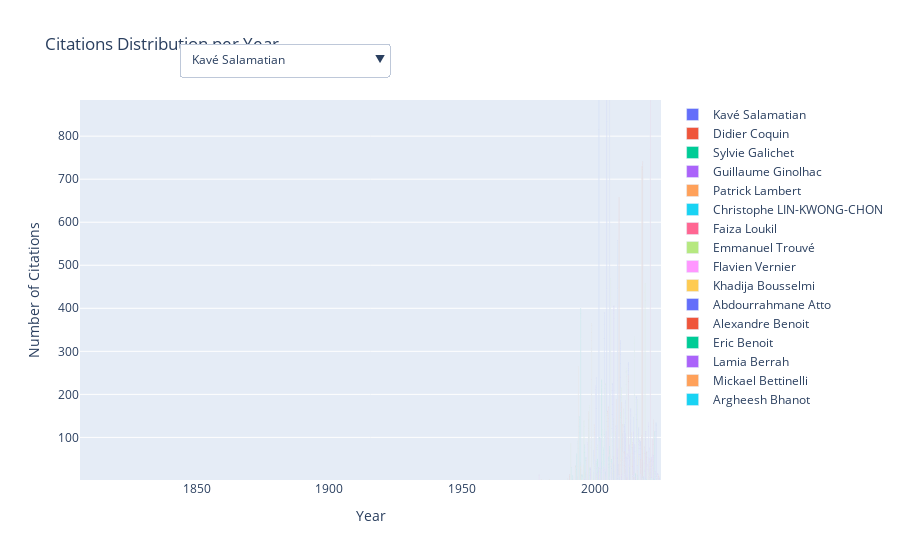

Notebook code for this chart:
### Code cell
import plotly.graph_objects as go
import pandas as pd

df = pd.read_csv("data.csv")

# Get unique researchers
researchers = df['researcher'].unique()

# Create an empty figure
fig1 = go.Figure()

# Add a trace for each researcher
for researcher in researchers:
    researcher_data = df[df['researcher'] == researcher]
    fig1.add_trace(go.Bar(
        x=researcher_data['year'],
        y=researcher_data['value of cited by'],
        name=researcher  # Unique name for each trace
    ))

# Buttons for each researcher
buttons = []
for researcher in researchers:
    # Filter data for the current researcher
    researcher_data = df[df['researcher'] == researcher]
    
    # Calculate dynamic axis ranges for the researcher
    min_year = researcher_data['year'].min()
    max_year = researcher_data['year'].max()
    min_citations = researcher_data['value of cited by'].min()
    max_citations = researcher_data['value of cited by'].max()
    
    # Add a button for each researcher with the proper args
    button = dict(
        args=[{
            "visible": [r == researcher for r in df['researcher'].unique()],  # Set visibility of traces
            "xaxis": {"range": [min_year, max_year]},  # Set x-axis range for the researcher
            "yaxis": {"range": [min_citations, max_citations]}  # Set y-axis range for the researcher
        }],
        label=researcher,  # Label for the button
        method="relayout"  # Use "relayout" to update layout properties
    )
    buttons.append(button)

# Add "All Researchers" button to show all data
buttons.append(dict(
    args=[{
        "visible": [True for _ in df['researcher'].unique()],  # Show all traces
        "xaxis": {"range": [df['year'].min(), df['year'].max()]},  # Set x-axis range for all data
        "yaxis": {"range": [df['value of cited by'].min(), df['value of cited by'].max()]}  # Set y-axis range for all data
    }],
    label="All Researchers",  # Label for "All Researchers" button
    method="relayout"  # Use "relayout" to update layout properties
))

# Update layout with title, axes, and buttons
fig1.update_layout(
    xaxis=dict(
        title='Year',
        range=[df['year'].min(), df['year'].max()]  # Global range for the x-axis
    ),
    yaxis=dict(
        title='Number of Citations',
        range=[df['value of cited by'].min(), df['value of cited by'].max()],  # Global range for the y-axis
        type='linear'  # You can also choose 'log' for a logarithmic scale if needed
    ),
    updatemenus=[dict(
        buttons=buttons,  # Add buttons for each researcher and "All Researchers"
        direction="down",
        showactive=True,
        active=0,  # Default to showing the first button (first researcher)
        x=0.17,  # Position of the dropdown menu
        xanchor="left",
        y=1.15,  # Position of the dropdown menu
        yanchor="top"
    )],
    title='Citations Distribution per Year'
)

# Show the figure
fig1.show()

### Figure 1 — Plotly figure (JSON) as saved in the notebook; plotly's stock layout.template omitted (floating-point values rounded to 4 significant figures; data arrays with more than 128 entries replaced by an {"elided": "..."} marker saying what was removed)
{"data": [{"name": "Kavé Salamatian", "type": "bar", "x": {"elided": "203 int values"}, "y": {"elided": "203 int values"}}, {"name": "Didier Coquin", "type": "bar", "x": {"elided": "135 int values"}, "y": {"elided": "135 int values"}}, {"name": "Sylvie Galichet", "type": "bar", "x": {"elided": "163 int values"}, "y": {"elided": "163 int values"}}, {"name": "Guillaume Ginolhac", "type": "bar", "x": {"elided": "177 int values"}, "y": {"elided": "177 int values"}}, {"name": "Patrick Lambert", "type": "bar", "x": {"elided": "356 int values"}, "y": {"elided": "356 int values"}}, {"name": "Christophe LIN-KWONG-CHON", "type": "bar", "x": [2019, 2022, 2023, 2024, 2024, 2024, 2020, 2020, 2024, 2024, 2024, 2023, 2023, 2021, 2021, 2020], "y": [25, 15, 6, 4, 2, 1, 1, 1, null, null, null, null, null, null, null, null]}, {"name": "Faiza Loukil", "type": "bar", "x": [2021, 2021, 2022, 2021, 2021, 2021, 2017, 2018, 2021, 2018, null, 2024, null, 2018, 2022, 2022, 2020, 2023, 2016, 2019, 2023, 2024, 2024, 2023, 2023, 2023, null], "y": [770, 110, 84, 57, 42, 40, 37, 35, 28, 28, 17, 13, 11, 9, 6, 6, 6, 4, 3, 2, 1, null, null, null, null, null, null]}, {"name": "Emmanuel Trouvé", "type": "bar", "x": {"elided": "269 int values"}, "y": {"elided": "269 int values"}}, {"name": "Flavien Vernier", "type": "bar", "x": [2011, 2005, 2005, 2015, 2010, 2014, 2011, 2006, 2019, 2022, 2012, 2003, 1979, 2007, 2004, 2003, 2015, 2012, 2016, 2010, 2020, 2017, 2017, 2014, 2024, 2018, 2009, 2022, 2021, 2018, 2017, 2022, 2019, 2019, 2015, 2002, 2023, 2020, 2020, 2015, 2014, 2014, 2012, 2011, 1979, 2023, 2021, 2017, 2016, 2014, 2011, 2009, 2002, 2024, 2024, 2024, 2023, 2023, 2021, 2018, 2018, 2017, 2016, 2016, 2014, 2013, 2011, 1988, 1988, 1979, 1979, 1978, 1978, 1978, null, null, null, null], "y": [100, 69, 49, 34, 25, 23, 22, 21, 18, 15, 15, 15, 12, 11, 11, 11, 10, 9, 8, 8, 6, 6, 6, 6, 5, 5, 5, 4, 4, 4, 4, 3, 3, 3, 3, 3, 2, 2, 2, 2, 2, 2, 2, 2, 2, 1, 1, 1, 1, 1, 1, 1, 1, null, null, null, null, null, null, null, null, null, null, null, null, null, null, null, null, null, null, null, null, null, null, null, null, null]}, {"name": "Khadija Bousselmi", "type": "bar", "x": [2022, 2014, 2016, 2016, 2022, 2020, 2017, 2024, 2023, 2023, 2022, 2024, 2023], "y": [48, 38, 34, 30, 9, 6, 4, 2, 2, 1, 1, null, null]}, {"name": "Abdourrahmane Atto", "type": "bar", "x": {"elided": "139 int values"}, "y": {"elided": "139 int values"}}, {"name": "Alexandre Benoit", "type": "bar", "x": [2018, 2009, 2010, 2008, 2009, 2022, 2009, 2005, 2009, 2005, 2008, 2011, 2014, 2007, 2014, 2017, 2008, 2010, 2005, 2020, 2018, 2019, 2019, 2017, 2005, 2021, 2019, 2022, 2016, 2013, 2022, 2022, 2011, 2005, 2014, 2011, 2020, 2021, 2010, 2007, 2020, 2018, 2022, 2006, 2021, 2014, 2007, 2006, 2020, 2018, 2016, 2005, 2005, 2024, 2021, 2019, 2015, 2007, 2023, 2021, 2015, 2014, 2012, 2006, 2024, 2024, 2021, 2021, 2018, 2012, 2011, 2011, 2007, 2024, 2024, 2023, 2019, 2019, 2018, 2016, 2014, 2012, 2012, 2006, 2005, 2005, 2024, 2024, 2024, 2024, 2024, 2024, 2023, 2023, 2023, 2023, 2022, 2021, 2021, 2019, 2019, 2018, 2017, 2015, 2015, 2012, 2012, 2007, 2007, 2006, 2006, 2005, 2005, null, null, null, null, null, null, null, null], "y": [702, 449, 143, 115, 104, 84, 54, 52, 51, 46, 44, 35, 32, 32, 30, 29, 29, 27, 27, 26, 21, 20, 20, 20, 19, 18, 18, 17, 17, 17, 16, 15, 15, 15, 14, 13, 12, 11, 11, 11, 10, 10, 9, 9, 8, 8, 8, 7, 6, 5, 5, 5, 5, 4, 4, 4, 4, 4, 3, 3, 3, 3, 3, 3, 2, 2, 2, 2, 2, 2, 2, 2, 2, 1, 1, 1, 1, 1, 1, 1, 1, 1, 1, 1, 1, 1, null, null, null, null, null, null, null, null, null, null, null, null, null, null, null, null, null, null, null, null, null, null, null, null, null, null, null, null, null, null, null, null, null, null, null]}, {"name": "Eric Benoit", "type": "bar", "x": {"elided": "140 int values"}, "y": {"elided": "140 int values"}}, {"name": "Lamia Berrah", "type": "bar", "x": {"elided": "148 int values"}, "y": {"elided": "148 int values"}}, {"name": "Mickael Bettinelli", "type": "bar", "x": [2020, 2020, 2020, 2021, 2021, 2019, 2024, 2023, 2023, 2023, 2021, 2019], "y": [10, 5, 2, 1, 1, 1, null, null, null, null, null, null]}, {"name": "Argheesh Bhanot", "type": "bar", "x": [2021, 2022, 2022, 2019, 2019, 2023, 2023, 2021], "y": [6, 3, 1, 1, 1, null, null, null]}], "layout": {"title": {"text": "Citations Distribution per Year"}, "updatemenus": [{"active": 0, "buttons": [{"args": [{"visible": [true, false, false, false, false, false, false, false, false, false, false, false, false, false, false, false], "xaxis": {"range": [1997, 2024]}, "yaxis": {"range": [1, 884]}}], "label": "Kavé Salamatian", "method": "relayout"}, {"args": [{"visible": [false, true, false, false, false, false, false, false, false, false, false, false, false, false, false, false], "xaxis": {"range": [1991, 2024]}, "yaxis": {"range": [1, 159]}}], "label": "Didier Coquin", "method": "relayout"}, {"args": [{"visible": [false, false, true, false, false, false, false, false, false, false, false, false, false, false, false, false], "xaxis": {"range": [1992, 2025]}, "yaxis": {"range": [1, 329]}}], "label": "Sylvie Galichet", "method": "relayout"}, {"args": [{"visible": [false, false, false, true, false, false, false, false, false, false, false, false, false, false, false, false], "xaxis": {"range": [1997, 2024]}, "yaxis": {"range": [1, 91]}}], "label": "Guillaume Ginolhac", "method": "relayout"}, {"args": [{"visible": [false, false, false, false, true, false, false, false, false, false, false, false, false, false, false, false], "xaxis": {"range": [1806, 2024]}, "yaxis": {"range": [1, 702]}}], "label": "Patrick Lambert", "method": "relayout"}, {"args": [{"visible": [false, false, false, false, false, true, false, false, false, false, false, false, false, false, false, false], "xaxis": {"range": [2019, 2024]}, "yaxis": {"range": [1, 25]}}], "label": "Christophe LIN-KWONG-CHON", "method": "relayout"}, {"args": [{"visible": [false, false, false, false, false, false, true, false, false, false, false, false, false, false, false, false], "xaxis": {"range": [2016, 2024]}, "yaxis": {"range": [1, 770]}}], "label": "Faiza Loukil", "method": "relayout"}, {"args": [{"visible": [false, false, false, false, false, false, false, true, false, false, false, false, false, false, false, false], "xaxis": {"range": [1991, 2024]}, "yaxis": {"range": [1, 403]}}], "label": "Emmanuel Trouvé", "method": "relayout"}, {"args": [{"visible": [false, false, false, false, false, false, false, false, true, false, false, false, false, false, false, false], "xaxis": {"range": [1978, 2024]}, "yaxis": {"range": [1, 100]}}], "label": "Flavien Vernier", "method": "relayout"}, {"args": [{"visible": [false, false, false, false, false, false, false, false, false, true, false, false, false, false, false, false], "xaxis": {"range": [2014, 2024]}, "yaxis": {"range": [1, 48]}}], "label": "Khadija Bousselmi", "method": "relayout"}, {"args": [{"visible": [false, false, false, false, false, false, false, false, false, false, true, false, false, false, false, false], "xaxis": {"range": [2006, 2024]}, "yaxis": {"range": [1, 114]}}], "label": "Abdourrahmane Atto", "method": "relayout"}, {"args": [{"visible": [false, false, false, false, false, false, false, false, false, false, false, true, false, false, false, false], "xaxis": {"range": [2005, 2024]}, "yaxis": {"range": [1, 702]}}], "label": "Alexandre Benoit", "method": "relayout"}, {"args": [{"visible": [false, false, false, false, false, false, false, false, false, false, false, false, true, false, false, false], "xaxis": {"range": [1981, 2024]}, "yaxis": {"range": [1, 80]}}], "label": "Eric Benoit", "method": "relayout"}, {"args": [{"visible": [false, false, false, false, false, false, false, false, false, false, false, false, false, true, false, false], "xaxis": {"range": [1995, 2024]}, "yaxis": {"range": [1, 209]}}], "label": "Lamia Berrah", "method": "relayout"}, {"args": [{"visible": [false, false, false, false, false, false, false, false, false, false, false, false, false, false, true, false], "xaxis": {"range": [2019, 2024]}, "yaxis": {"range": [1, 10]}}], "label": "Mickael Bettinelli", "method": "relayout"}, {"args": [{"visible": [false, false, false, false, false, false, false, false, false, false, false, false, false, false, false, true], "xaxis": {"range": [2019, 2023]}, "yaxis": {"range": [1, 6]}}], "label": "Argheesh Bhanot", "method": "relayout"}, {"args": [{"visible": [true, true, true, true, true, true, true, true, true, true, true, true, true, true, true, true], "xaxis": {"range": [1806, 2025]}, "yaxis": {"range": [1, 884]}}], "label": "All Researchers", "method": "relayout"}], "direction": "down", "showactive": true, "x": 0.17, "xanchor": "left", "y": 1.15, "yanchor": "top"}], "xaxis": {"range": [1806, 2025], "title": {"text": "Year"}}, "yaxis": {"range": [1, 884], "title": {"text": "Number of Citations"}, "type": "linear"}}}
